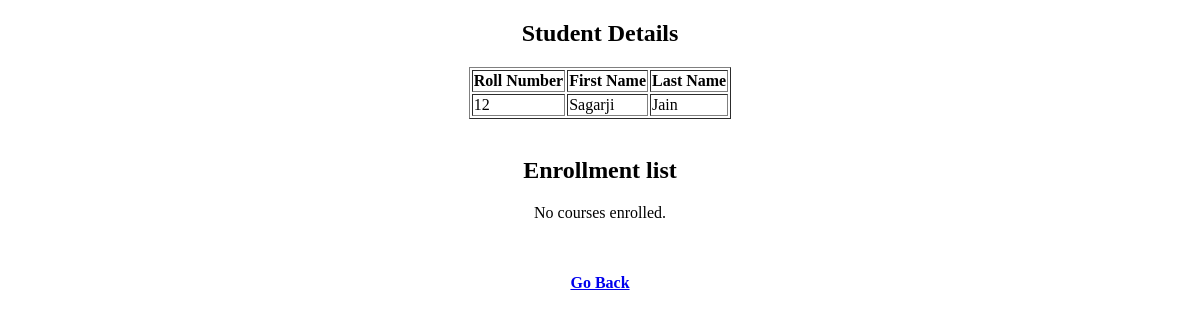
The app's page /student/1, older data.
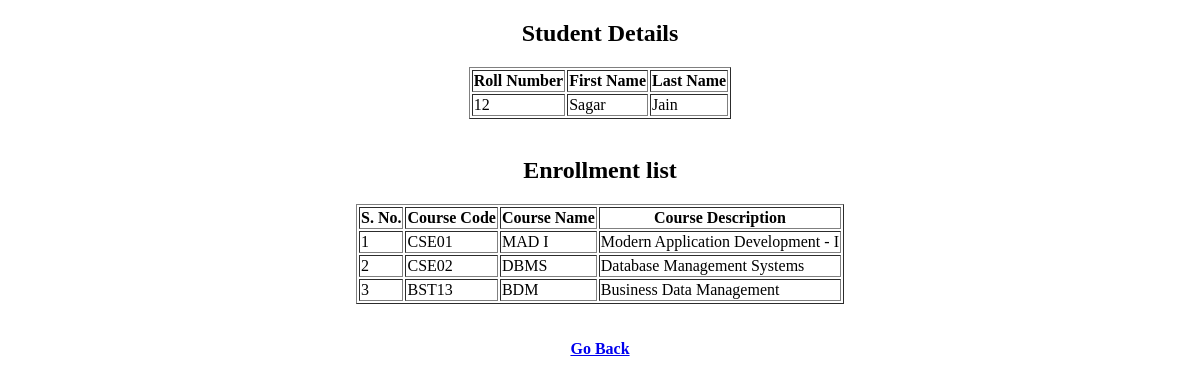
The same page, newer data.
### app.py (models this page shows)
class Student(db.Model):
    __tablename__ = 'student'
    student_id = db.Column(db.Integer, primary_key=True)
    roll_number = db.Column(db.String, unique=True, nullable=False)
    first_name = db.Column(db.String, nullable=False)
    last_name = db.Column(db.String)

class Course(db.Model):
    __tablename__ = 'course'
    course_id = db.Column(db.Integer, primary_key=True)
    course_code = db.Column(db.String, unique=True, nullable=False)
    course_name = db.Column(db.String, nullable=False)
    course_description = db.Column(db.String)

### app.py (the view)
@app.route('/student/<int:student_id>')
def student_detail(student_id):
    student = Student.query.get_or_404(student_id)
    enrollment_links = Enrollments.query.filter_by(estudent_id=student_id).all()
    course_ids = [e.ecourse_id for e in enrollment_links]
    courses = Course.query.filter(Course.course_id.in_(course_ids)).all()
    print(f"Student ID: {student_id}")
    print("Enrolled course IDs:", course_ids)
    print("Courses found:", [c.course_name for c in courses])
    return render_template('student_detail.html', student=student, courses=courses)

### templates/student_detail.html (shortened to what this page needs)
<!DOCTYPE html>
<html>
<head>
</head>
<body>
    <h2 style="text-align:center;">Student Details</h2>
    <table id="personal-details" border="1" align="center">
        <tr>
            <th>Roll Number</th>
            <th>First Name</th>
            <th>Last Name</th>
        </tr>
        <tr>
            <td>{{ student.roll_number }}</td>
            <td>{{ student.first_name }}</td>
            <td>{{ student.last_name }}</td>
        </tr>
    </table>
    <br>
    <h2 style="text-align:center;">Enrollment list</h2>
    {% if courses %}
    <table id="enroll-table" border="1" align="center">
        <tr>
            <th>S. No.</th>
            <th>Course Code</th>
            <th>Course Name</th>
            <th>Course Description</th>
        </tr>
        {% for course in courses %}
        <tr>
            <td>{{ loop.index }}</td>
            <td>{{ course.course_code }}</td>
            <td>{{ course.course_name }}</td>
            <td>{{ course.course_description }}</td>
        </tr>
        {% endfor %}
    </table>
    {% else %}
        <p style="text-align:center;">No courses enrolled.</p>
    {% endif %}
    <br><br>
    <div style="text-align:center;">
        <a href="/"><b>Go Back</b></a>
    </div>
</body>
</html>

Row changes from the older to the newer data that the page shows:
changed Student "Jain": first_name "Sagarji" → "Sagar"
added Course: course_code "CSE01", course_name "MAD I", course_description "Modern Application Development - I"
added Course: course_code "CSE02", course_name "DBMS", course_description "Database Management Systems"
added Course: course_code "BST13", course_name "BDM", course_description "Business Data Management"
Text that changed along with them:
text no longer shown: "No courses enrolled."
text now shown: "S. No. Course Code Course Name Course Description"
